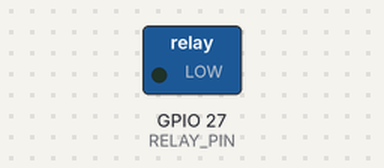
The sketch below on a simulated ESP32. Parts: switched loads named in the sketch (green lamp = pin HIGH). What the sketch prints to the serial monitor is not drawn.

Above: at 1.5 s.
At 4.5 s:
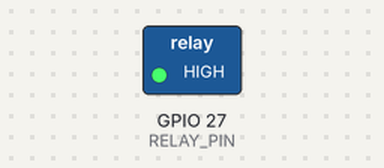
Timing chart, 0 to 7.8 s (numbered marks = the images above):
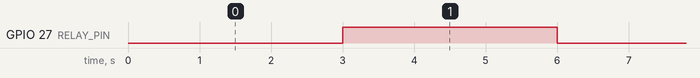

Measured:
- by itself, GPIO 27 (RELAY_PIN): alternates HIGH for 3.0 s and LOW for 3.0 s

The sketch:

pompe.ino
```cpp
const int RELAY_PIN = 27;  // Broche connectée au relais (adaptez-la)
const int TEST_DURATION = 3000; // Durée du test en ms (3 secondes)

void setup() {
  Serial.begin(115200);
  pinMode(RELAY_PIN, OUTPUT);
  digitalWrite(RELAY_PIN, HIGH); // Désactive la pompe au démarrage (relais normalement ouvert)
  Serial.println("Test de la pompe à eau");
  Serial.println("---------------------");
}

void loop() {
  // Active la pompe
  Serial.println("🔵 Activation de la pompe...");
  digitalWrite(RELAY_PIN, LOW); // RELAY ON (si votre relais est actif à LOW)
  delay(TEST_DURATION);

  // Désactive la pompe
  Serial.println("🔴 Désactivation de la pompe...");
  digitalWrite(RELAY_PIN, HIGH); // RELAY OFF
  delay(3000); // Pause de 3 secondes avant le prochain cycle
}
```
